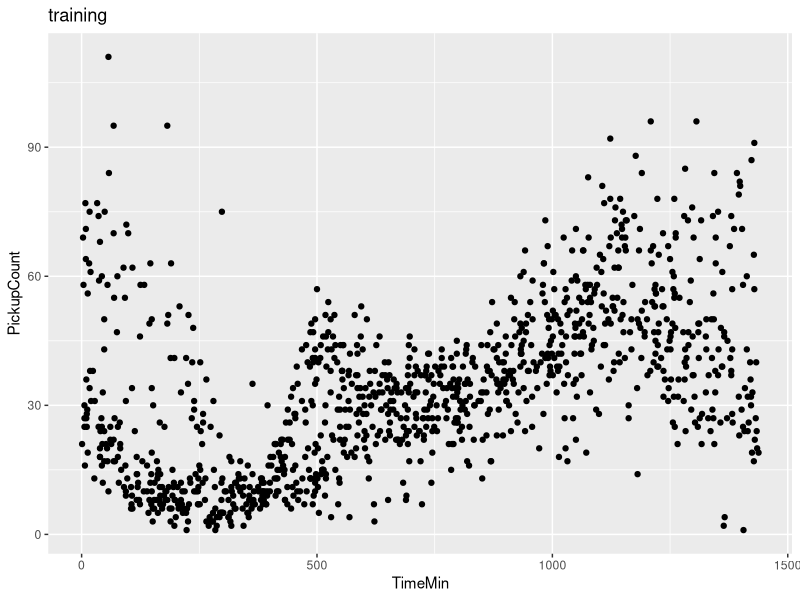
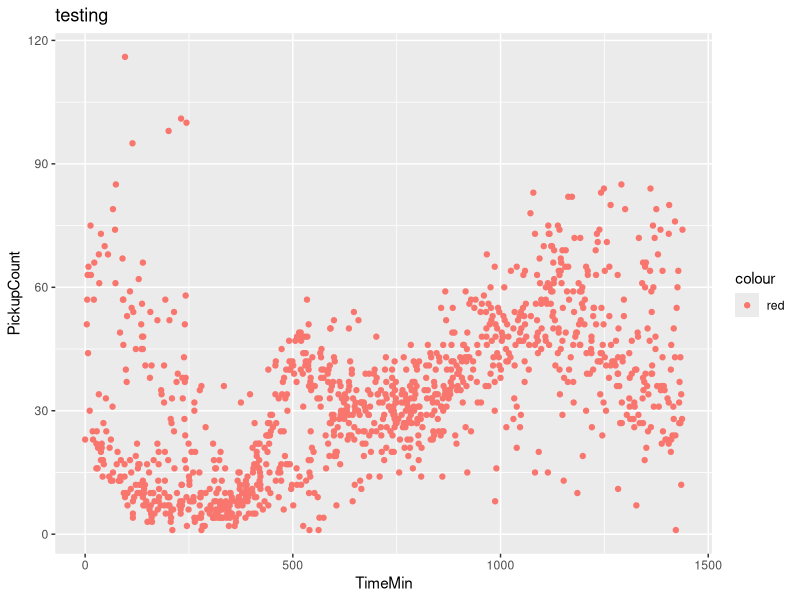
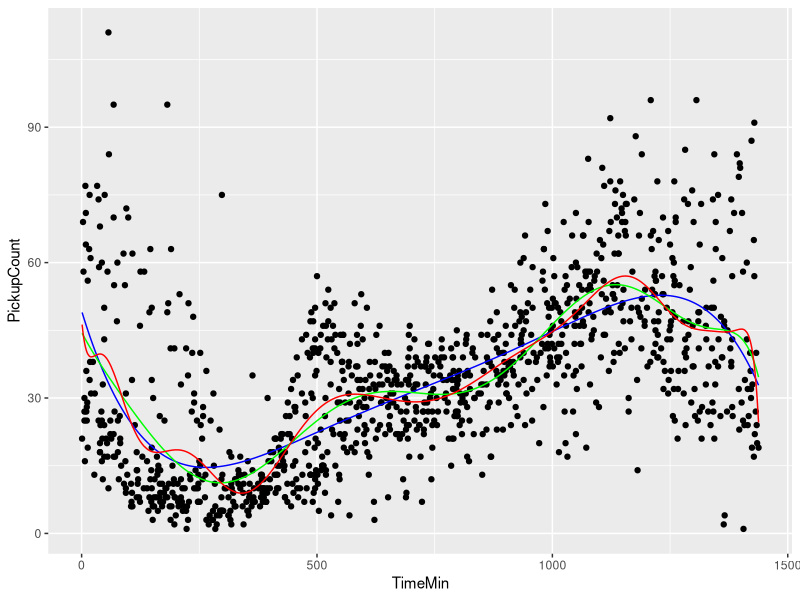
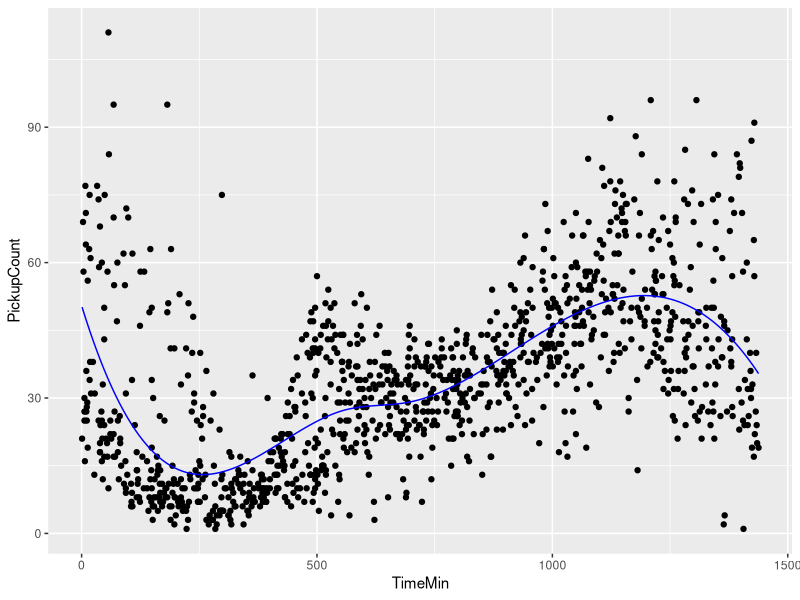
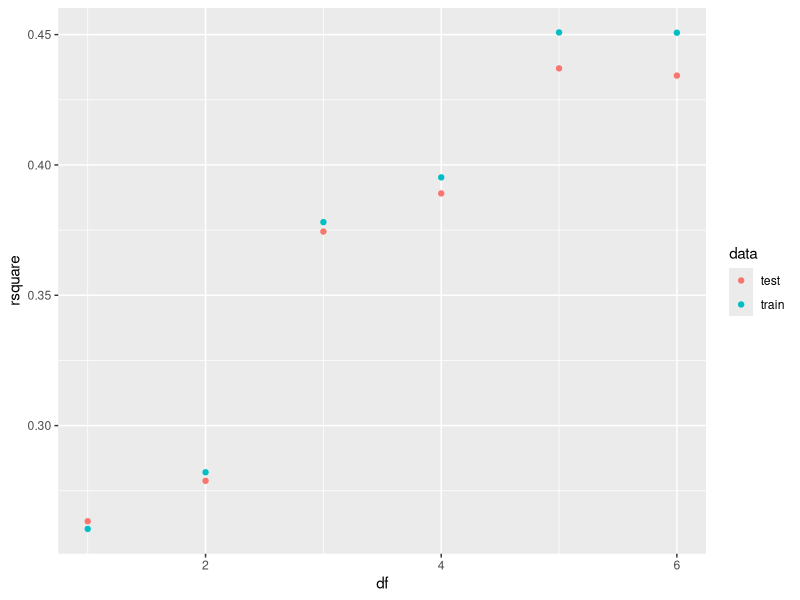
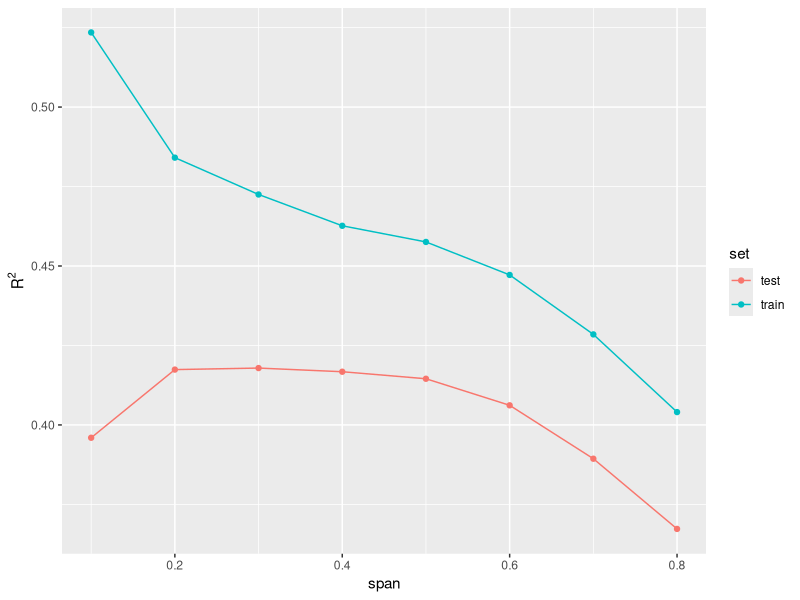
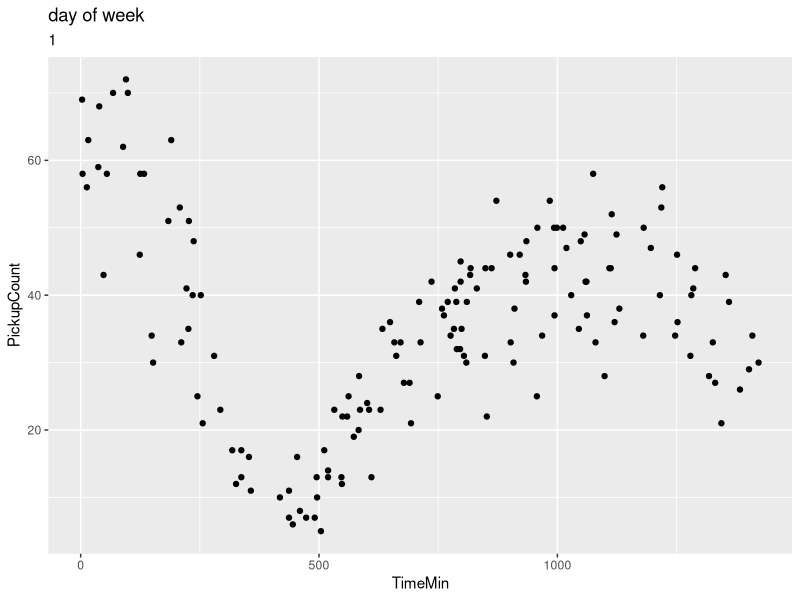
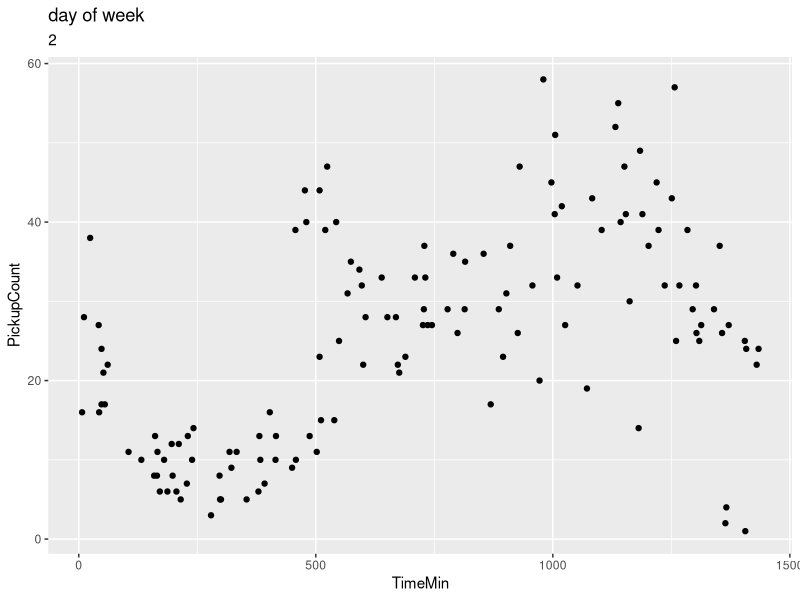

Write R code to recreate these figures, in order. (Note: this script raises an error after producing the figures.)
## ---- chunk 1
knitr::opts_chunk$set(echo = TRUE)
## ---- chunk 2
knitr::opts_chunk$set(warning=FALSE, message=FALSE, tidy.opts=list(width.cutoff=60),tidy=TRUE)
## ---- chunk 3
taxi_train <- read.table('dataset_1_train.txt', sep = ',', header =TRUE)
taxi_test <- read.table('dataset_1_test.txt', sep = ',', header =TRUE)
## ---- chunk 4
library(ggplot2)
ggplot(taxi_train, aes(x = TimeMin, y = PickupCount)) + 
  geom_point() +
  ggtitle('training')

ggplot(taxi_test, aes(x = TimeMin, y = PickupCount, color='red')) + 
  geom_point() +
  ggtitle('testing')
## ---- chunk 5
rsq = function(y ,predict) {
  predict[is.na(predict)] <- 0
  tss = sum((y - mean(y))^2)
  rss = sum((y-predict)^2)
  rsq_ = max(0, 1 - rss/tss)
  return(rsq_)
}
## ---- chunk 6
poly_5 <- lm(PickupCount ~ poly(TimeMin, degree = 5, raw = TRUE), data = taxi_train)
poly_10 <- lm(PickupCount ~ poly(TimeMin, degree = 10, raw = TRUE), data = taxi_train)
poly_25 <- lm(PickupCount ~ poly(TimeMin, degree = 25, raw = TRUE), data = taxi_train)

taxi.predict <- data.frame(taxi_train, pred_5 = predict(poly_5), pred_10 = predict(poly_10), pred_25 = predict(poly_25))
ggplot(taxi.predict, aes(x = TimeMin, y=PickupCount)) + 
  geom_point() + 
  geom_line(aes(y = pred_5), colour="blue") + 
  geom_line(aes(y = pred_10), colour = "green") + 
  geom_line(aes(y = pred_25), colour = "red") + 
  ylab(label="PickupCount") + 
  xlab("TimeMin")
## ---- chunk 7
accuracy <- data.frame('model'='5th degree poly', 'train_rsquared'=rsq(taxi_train$PickupCount, predict(poly_5, newdata=taxi_train)), 'test_rsquared'=rsq(taxi_test$PickupCount, predict(poly_5, newdata=taxi_test)))


accuracy <- rbind(accuracy, data.frame('model' = '10th degree poly', 'train_rsquared'=rsq(taxi_train$PickupCount, predict(poly_10, newdata=taxi_train)), 'test_rsquared'=rsq(taxi_test$PickupCount, predict(poly_10, newdata=taxi_test))))


accuracy <- rbind(accuracy, data.frame('model' = '25th degree poly', 'train_rsquared'=rsq(taxi_train$PickupCount, predict(poly_25, newdata=taxi_train)), 'test_rsquared'=rsq(taxi_test$PickupCount, predict(poly_25, newdata=taxi_test))))
## ---- chunk 8
accuracy
## ---- chunk 9
library(splines)
quarts = quantile(taxi_train$TimeMin,probs=c(0.4,0.5,0.7))
cubicbspline=lm(PickupCount~bs(TimeMin,knots=quarts),data=taxi_train)

accuracy <- rbind(accuracy, data.frame('model' = 'Cubic spline', 'train_rsquared'=rsq(taxi_train$PickupCount, predict(cubicbspline, newdata=taxi_train)), 'test_rsquared'=rsq(taxi_test$PickupCount, predict(cubicbspline, newdata=taxi_test))))


taxi.predict['cubicsplinepred'] <- predict(cubicbspline)
ggplot(taxi.predict, aes(x = TimeMin, y=PickupCount)) + 
  geom_point() + 
  geom_line(aes(y = cubicsplinepred), colour="blue") + 
  ylab(label="PickupCount") + 
  xlab("TimeMin")
## ---- chunk 10
accuracy
## ---- chunk 11
## degrees of freedon

dfs <- 1:6
## create k partitions
taxi_train$splits <- cut(sample(1:nrow(taxi_train), 
                            nrow(taxi_train)), 
                     breaks = 5, 
                     labels = FALSE)

model.performance <- function(df, train, test) {
    mod <- lm(PickupCount ~ ns(TimeMin, df = df), data = train)
    c(train.r2 = rsq(train$PickupCount, predict(mod, newdata=train)),
      test.r2 = rsq(test$PickupCount, predict(mod, newdata=test)))
}

## iterate over the splits, holding each one out as the test set.
perform.5fold <- lapply(
  unique(taxi_train$splits), 
  function(split) {
    train <- taxi_train$split == split
    mt.train <- taxi_train[train, ]
    mt.test <- taxi_train[-train, ]
    data.frame(t(sapply(dfs, model.performance, 
                   train = mt.train,
                   test = mt.test)),
          df = dfs)
  }
)

## collect the k sets of model statistics in a data.frame
perform.5fold <- do.call(rbind, perform.5fold)

## aggregate across the k sets, averaging model statistics for each df
perform.5fold <- lapply(split(perform.5fold, perform.5fold$df),
                        function(x) {
                          data.frame(rsquare = c(mean(x$train.r2),
                                                 mean(x$test.r2)),
                                     data = c("train", "test"),
                                     df = unique(x$df))
                        })

## collect the results
perform.5fold <- do.call(rbind, perform.5fold)

## plot the results
ggplot(perform.5fold, aes(x = df, y = rsquare, color = data)) +
  geom_point()
## ---- chunk 12
nspline <- lm(PickupCount ~ ns(TimeMin, df = 5), data = taxi_train)
accuracy <- rbind(accuracy, data.frame('model' = 'Natural Cubic spline with 5 degree of freedom', 'train_rsquared'=rsq(taxi_train$PickupCount, predict(nspline, newdata=taxi_train)), 'test_rsquared'=rsq(taxi_test$PickupCount, predict(nspline, newdata=taxi_test))))
accuracy
## ---- chunk 13
spline = smooth.spline(taxi_train$TimeMin, taxi_train$PickupCount, cv=TRUE)
spline['spar']
## ---- chunk 14
fitsmoothspline = smooth.spline(taxi_train$TimeMin, taxi_train$PickupCount, spar = spline['spar'])

splinersq = function(pred, y) {
  tss = sum((y - mean(y))^2)
  rss = sum((y-pred)^2)
  rsq_ = max(0, 1 - rss/tss)
  return(rsq_)
}
pred_train <- predict(fitsmoothspline, taxi_train$TimeMin)$y
pred_test <- predict(fitsmoothspline, taxi_test$TimeMin)$y

accuracy <- rbind(accuracy, data.frame('model' = 'Smoothing spline', 'train_rsquared'=splinersq(pred_train, taxi_train$PickupCount), 'test_rsquared'=splinersq(pred_test, taxi_test$PickupCount)))
## ---- chunk 15
accuracy
## ---- chunk 16
library(ggplot2)
loess_5foldcv = function(data_set){
  data_set$splits <- cut(sample(1:nrow(data_set), 
                            nrow(data_set)), 
                     breaks = 5, 
                     labels = FALSE)
  spans <- seq(0.1, 0.8, by = 0.1)

## iterate over the splits, holding each one out as the test set.
perform.5fold <- list()
for(split in data_set$splits) {
  train <- data_set$split == split
  mt.train <- data_set[train, ]
  mt.test <- data_set[-train, ]
  
  train.r2 <- c()
  test.r2 <- c()
  
  for(sp in spans) {
    mod <- loess(PickupCount ~ TimeMin, span = sp, data = mt.train)
    train.r2 <- c(train.r2, rsq(mt.train$PickupCount, predict(mod, newdata=mt.train)))
    test.r2 <- c(test.r2, rsq(mt.test$PickupCount, predict(mod, newdata=mt.test)))
  }
  
  loess.r2 <- data.frame(span = c(spans, spans),
                       set = rep(c("train", "test"), each = length(spans)),
                       r2 = c(train.r2, test.r2))
  perform.5fold <- c(perform.5fold, list(loess.r2))
}

## collect the k sets of model statistics in a data.frame
perform.5fold <- do.call(rbind, perform.5fold)

## aggregate across the k sets, averaging model statistics for each df
perform.5fold <- aggregate(perform.5fold$r2, perform.5fold[c("span", "set")], FUN = mean)

## plot the results
ggplot(perform.5fold, aes(x = span, y = x, color=set)) +
  geom_point() +
  geom_line() +
  ylab(expression(R^2))
}
## ---- chunk 17
loess_5foldcv(taxi_train)
## ---- chunk 18
loess_model <- loess(PickupCount ~ TimeMin, span = 0.4, data = taxi_train)
accuracy <- rbind(accuracy, data.frame('model' = 'Locally weighted regression model', 'train_rsquared'=rsq(taxi_train$PickupCount, predict(loess_model, newdata=taxi_train)), 'test_rsquared'=rsq(taxi_test$PickupCount, predict(loess_model, newdata=taxi_test$TimeMin))))
accuracy
## ---- chunk 19
for (day in 1:7){
  df = taxi_train[taxi_train$DayOfWeek == day, ]
  print(ggplot(df, aes(x = TimeMin, y = PickupCount)) +
  geom_point() +
    ggtitle('day of week ', day))
}
## ---- chunk 20
weekday_train_df = taxi_train[taxi_train$DayOfWeek != 6 & taxi_train$DayOfWeek != 7 , ]
weekend_train_df = taxi_train[taxi_train$DayOfWeek == 6 | taxi_train$DayOfWeek == 7, ]
weekday_test_df = taxi_test[taxi_test$DayOfWeek != 6 & taxi_test$DayOfWeek != 7 , ]
weekend_test_df = taxi_test[taxi_test$DayOfWeek == 6 | taxi_test$DayOfWeek == 7, ]
## ---- chunk 21
ggplot(weekday_train_df, aes(x = TimeMin, y = PickupCount)) +
  geom_point() +
    ggtitle('Weekday pickups ', day) + ylim(0, 100)
ggplot(weekend_train_df, aes(x = TimeMin, y = PickupCount)) +
  geom_point() +
    ggtitle('Weekend pickups', day) + ylim(0, 100)
## ---- chunk 22
weekend_model = loess(PickupCount ~ TimeMin, span = 0.2, data = weekend_train_df)
weekday_model = loess(PickupCount ~ TimeMin, span = 0.2, data = weekday_train_df)
## ---- chunk 23
loess_accuracy <- data.frame('model'='loess', 'test_rsquared'=rsq(taxi_test$PickupCount, predict(loess_model, newdata = taxi_test)))

loess_accuracy <- rbind(loess_accuracy, data.frame('model'='Loess weekday model on weekday test set', 'test_rsquared'=rsq(weekday_test_df$PickupCount, predict(weekday_model, newdata = weekday_test_df))))

loess_accuracy <- rbind(loess_accuracy, data.frame('model'='Loess weekend model on weekend test set', 'test_rsquared'=rsq(weekend_test_df$PickupCount, predict(weekend_model, newdata = weekend_test_df))))

loess_accuracy <- rbind(loess_accuracy, data.frame('model'='Loess model on weekend test set', 'test_rsquared'=rsq(weekend_test_df$PickupCount, predict(loess_model, newdata = weekend_test_df))))

loess_accuracy <- rbind(loess_accuracy, data.frame('model'='Loess model on weekday test set', 'test_rsquared'=rsq(weekday_test_df$PickupCount, predict(loess_model, newdata = weekday_test_df))))

## ---- chunk 24
loess_accuracy
## ---- chunk 25
crime_train <- read.table('dataset_2_train.txt', sep = '\t', header =TRUE)
crime_test <- read.table('dataset_2_test.txt', sep = '\t', header =TRUE)
## ---- chunk 26
library(ggplot2)
for (pred in names(crime_train)){
  if (pred != "ViolentCrimesPerPop"){
    print(ggplot(crime_train, aes_string(x = pred, y = "ViolentCrimesPerPop")) +
  geom_point() +
    ggtitle('Predictor ', pred))
  }
}
## ---- chunk 27
library(splines)

lin_model <- lm(ViolentCrimesPerPop ~ ., data = crime_train)

poly_2 <- lm(ViolentCrimesPerPop ~ poly(Population, degree = 2, raw = TRUE) + poly(PercentageBlack, degree = 2, raw = TRUE) + poly(PercentageWhite, degree = 2, raw = TRUE) + poly(PercentageAsian, degree = 2, raw = TRUE)+ poly(PercentageHispanic, degree = 2, raw = TRUE)+ poly(PercentageUrban, degree = 2, raw = TRUE)+ poly(MedIncome, degree = 2, raw = TRUE), data = crime_train)


poly_3 <- lm(ViolentCrimesPerPop ~ poly(Population, degree = 3, raw = TRUE) + poly(PercentageBlack, degree = 3, raw = TRUE) + poly(PercentageWhite, degree = 3, raw = TRUE) + poly(PercentageAsian, degree = 3, raw = TRUE)+ poly(PercentageHispanic, degree = 3, raw = TRUE)+ poly(PercentageUrban, degree = 3, raw = TRUE)+ poly(MedIncome, degree = 3, raw = TRUE), data = crime_train)


bspline=lm(ViolentCrimesPerPop ~ bs(Population,df=3) + bs(PercentageBlack,df=3) + bs(PercentageWhite,df=3) + bs(PercentageAsian,df=3) + bs(PercentageHispanic,df=3) + bs(PercentageUrban,df=3) + bs(MedIncome,df=3), data=crime_train)


crime.model.performance <- function(model) {
     c(train.r2 = rsq(crime_train$ViolentCrimesPerPop, predict(model, newdata=crime_train)),
      test.r2 = rsq(crime_test$ViolentCrimesPerPop, predict(model, newdata=crime_test)))
}

crime_accuracy <- data.frame(t(sapply(list(lin_model, poly_2, poly_3, bspline), crime.model.performance)))
crime_accuracy['models'] = c("lin_model", "poly_2", "poly_3", "bspline")
crime_accuracy
## ---- chunk 28
library(gam)
  train = crime_train
  param_val  <- seq(0, 0.8, by = 0.05)
  k = 5
  
  # Input:
  #   Training data frame: 'train',
  # Output:
  #   Vector of R^2 values for the provided parameters: 'cv_rsq'
  
num_param = length(param_val) # Number of parameters set.seed(109) # Set seed for random number generator

# Divide training set into k folds by sampling uniformly at random # folds[s] has the fold index for train instance 's'
folds = sample(1:k, nrow(train), replace = TRUE)

cv_rsq = rep(0., num_param) # Store cross-validated R^2 for different parameter values

# Iterate over parameter values
for(i in 1:num_param){
  
  # Iterate over folds to compute R^2 for parameter 
  for(j in 1:k){
      # Fit model on all folds other than 'j' with parameter value param_val[i]
  #model.loess = loess(PickupCount ~ TimeMin, span = param_val[i], data = train[folds!=j, ],
        model_1 <- gam(ViolentCrimesPerPop ~ s(Population, spar = param_val[i]) + s(PercentageBlack, spar = param_val[i]) + s(PercentageWhite, spar = param_val[i]) + s(PercentageAsian, spar = param_val[i]) + s(PercentageHispanic, spar = param_val[i]) + s(PercentageUrban, spar = param_val[i]) + s(MedIncome, spar = param_val[i]), data = train[folds!=j, ])        

# Make prediction on fold 'j'
pred = predict(model_1, train[folds == j, ])

      # Compute R^2 for predicted values
cv_rsq[i] = cv_rsq[i] + rsq(train[folds == j, ]$ViolentCrimesPerPop, pred)
}
  # Average R^2 across k folds
  cv_rsq[i] = cv_rsq[i] / k
}
plot(param_val, cv_rsq)
## ---- chunk 29

gam_0 = gam(ViolentCrimesPerPop ~ 1, data=crime_train)

gam_model = gam(ViolentCrimesPerPop ~ s(Population, spar = 0.8) + s(PercentageBlack, spar = 0.8) + s(PercentageWhite, spar = 0.8) + s(PercentageAsian, spar = 0.8) + s(PercentageHispanic, spar = 0.8) + s(PercentageUrban, spar = 0.8) + s(MedIncome, spar = 0.8), data = crime_train)

crime_accuracy <- rbind(crime_accuracy, data.frame('models'='Gam model', 'train.r2' = rsq(crime_train$ViolentCrimesPerPop, predict(gam_model, newdata=crime_train)),
      'test.r2' = rsq(crime_test$ViolentCrimesPerPop, predict(gam_model, newdata=crime_test))))
## ---- chunk 30
plot(gam_model, se=TRUE)
## ---- chunk 31
gam_model$coefficients
## ---- chunk 32
print(anova(lin_model,gam_model,test='Chi'))
## ---- chunk 33
gam_model_refined = gam(ViolentCrimesPerPop ~ s(Population, spar = 0.8) + s(PercentageBlack, spar =  0.8) + s(PercentageWhite, spar =  0.8) + s(PercentageHispanic, spar =  0.8) + s(MedIncome, spar =  0.8), data = crime_train)
print(anova(gam_model_refined,gam_model,test='Chi'))
## ---- chunk 34
# Function for k-fold cross-validation to tune span parameter in GAM
  train = crime_train
  param_val  <- seq(0.1, 0.8, by = 0.1)
  k = 5
  
  # Input:
  #   Training data frame: 'train',
  # Output:
  #   Vector of R^2 values for the provided parameters: 'cv_rsq'
  
num_param = length(param_val) # Number of parameters set.seed(109) # Set seed for random number generator

# Divide training set into k folds by sampling uniformly at random # folds[s] has the fold index for train instance 's'
folds = sample(1:k, nrow(train), replace = TRUE)

cv_rsq = rep(0., num_param) # Store cross-validated R^2 for different parameter values

# Iterate over parameter values
for(i in 1:num_param){
  
  # Iterate over folds to compute R^2 for parameter 
  for(j in 1:k){
      # Fit model on all folds other than 'j' with parameter value param_val[i]
  #model.loess = loess(PickupCount ~ TimeMin, span = param_val[i], data = train[folds!=j, ],
            
    
  model <- gam(ViolentCrimesPerPop ~ s(Population, spar = 0.8) + s(PercentageBlack, spar = 0.8) + s(PercentageWhite, spar = 0.8) + s(PercentageAsian, spar = 0.8) + s(PercentageHispanic, spar = 0.8) + s(PercentageUrban, spar = 0.8) + s(MedIncome, spar = 0.8) + lo(Population, PercentageUrban, MedIncome, span=param_val[i]) + lo(MedIncome, PercentageBlack, span=param_val[i]), data = train[folds!=j, ])


# Make prediction on fold 'j'
pred = predict(model, train[folds == j, ])

      # Compute R^2 for predicted values
cv_rsq[i] = cv_rsq[i] + rsq(train[folds == j, ]$ViolentCrimesPerPop, pred)
}
  # Average R^2 across k folds
  cv_rsq[i] = cv_rsq[i] / k
}
  # Return cross-validated R^2 values
## ---- chunk 35
plot(param_val, cv_rsq)
## ---- chunk 36
gam_model_refined_tuned = gam(ViolentCrimesPerPop ~ s(Population, spar = 0.8) + s(PercentageBlack, spar = 0.8) + s(PercentageWhite, spar = 0.8) + s(PercentageHispanic, spar = 0.8) + s(MedIncome, spar = 0.8) + lo(Population, PercentageUrban, MedIncome, span=0.4) + lo(MedIncome, PercentageBlack, span=0.4), data = crime_train)
## ---- chunk 37
print(anova(gam_model_refined_tuned, gam_model,test='Chi'))
## ---- chunk 38
cat('Original GAM model',  rsq(crime_test$ViolentCrimesPerPop, predict(gam_model, newdata=crime_test)))
## ---- chunk 39
cat('GAM model without PercentageUrban and Percentage Asian terms',  rsq(crime_test$ViolentCrimesPerPop, predict(gam_model_refined, newdata=crime_test)))
## ---- chunk 40
cat('GAM model without PercentageUrban and Percentage Asian terms and with interaction terms', rsq(crime_test$ViolentCrimesPerPop, predict(gam_model_refined_tuned, newdata=crime_test)))
